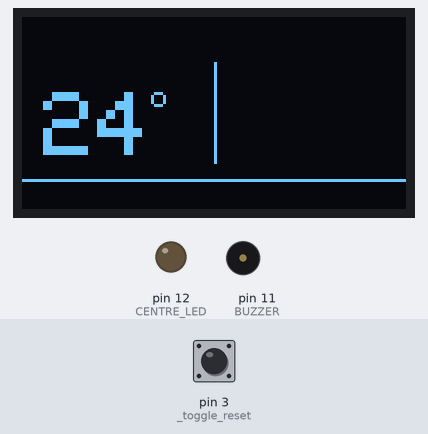
Recording of a program running on a simulated Arduino Nano, built with avr-gcc and run on an emulated ATmega328P. Parts: 128×64 one-colour display, output pins drawn as LEDs (lit = HIGH), buzzer (waves = sounding, pin HIGH). Inputs (shaded band) come from the test bench; at power-on: pin 3 (_toggle_reset) HIGH. The display library's start-up logo is not drawn.

Above: at 1.2 s.
1.3 s: pin 3 (_toggle_reset) pulled LOW for 0.15 s
2.9 s: pin 3 (_toggle_reset) pulled LOW for 3.2 s
Timing chart, 0 to 5.9 s (numbered marks = the images above; inputs shaded):
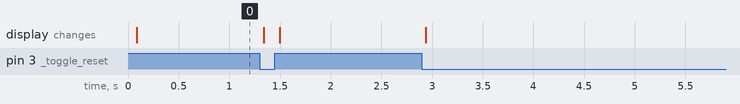

The program:

main.cpp
```cpp
#include <Arduino.h>
#include <Wire.h>
#include <Adafruit_GFX.h>
#include <Adafruit_SH110X.h>

#define _temp_sensitivity 16384.0 // +-2g = 16384 LSB/g
#define _meth_sensitivity 131.0   // 250 degrees/s = 131 LSB/degrees/s
#define dt 0.01                   // 10 ms Sample rate
#define SCREEN_WIDTH 128          // OLED display width, in pixels
#define SCREEN_HEIGHT 64          // OLED display height, in pixels
#define OLED_RESET -1             // Reset pin # (or -1 if sharing Arduino reset pin)
#define SCREEN_ADDRESS 0x3c       // 0x3D for 128x64, 0x3C for 128x32
#define BUZZER 11                 // BUZZER Pin
#define _toggle_reset 3           // Toggle to display angular values
#define CENTRE_LED 12             // LED Pin
Adafruit_SH1106G display = Adafruit_SH1106G(SCREEN_WIDTH, SCREEN_HEIGHT, &Wire, OLED_RESET);
#define BITMAP_BALL_HEIGHT 5
#define BITMAP_BALL_WIDTH 5
static const unsigned char PROGMEM ball_4pix_bmp[] =
    {
        B01110,
        B10001,
        B10001,
        B10001,
        B01110,
};

int16_t AcX, Tmp; // 16-bit ints
float previousTime, currentTime, elapsedTime;
float AcErrorX, AcErrorY, AcErrorZ; // Calibration variables  // AcErrorX = -1, AcErrorY = 0. , AcErrorZ = -1/360

void display_statusBar();
void printever();
void getMeth();
void initialize();

void setup()
{
  Serial.begin(115200);
  pinMode(BUZZER, OUTPUT);              // Set to OUTPUT for Buzzer Pin
  pinMode(_toggle_reset, INPUT_PULLUP); // Toggle to display angular values
  pinMode(CENTRE_LED, OUTPUT);          // Set to OUTPUT for LED Pin

  display.begin(SCREEN_ADDRESS, true); // Address 0x3C default
  display.setContrast(5);              // Display Contrast
  display.cp437(true);                 // Using IBM standard charset CP437
  display.display();                   // Display = True
  display.clearDisplay();              // Clear the buffer.
  // display.setCursor(64, 32);
  // display.print("AUGHH");
  // initialize();
}

void loop()
{
  if (digitalRead(_toggle_reset) == HIGH) // Angles displayed after keypressed
  {
    printever();
  }
  else
  {
    display_statusBar();
  }
  // printAngles();
  // getAngle();
}

void display_statusBar()
{
  // display.drawLine(0, 32, 128, 32, SH110X_WHITE);
  // display.drawLine(64, 0, 64, 64, SH110X_WHITE);
  // if (pitch == 32 && roll == 64)
  // {
  //   display.setTextSize(1);
  //   display.setTextColor(SH110X_WHITE);
  //   display.setCursor(62, 29);                    // Adjusted Centre
  //   display.print("+");                           // Absolute Centre
  //   display.drawCircle(64, 32, 12, SH110X_WHITE); // Centre Reference Circle
  //   digitalWrite(CENTRE_LED, HIGH);               // LED ON
  //   digitalWrite(LED_BUILTIN, HIGH);              // LED ON
  // }
  // else
  // {
  //   display.fillCircle(roll, pitch, 12, SH110X_WHITE); // ((270) -90 <= Roll >= 90, 90 <= Pitch >= -90 (270))
  //   digitalWrite(CENTRE_LED, LOW);                     // LED OFF
  //   digitalWrite(LED_BUILTIN, LOW);                    // LED OFF
  // }
  // display.drawLine(0, 32, 128, 32, SH110X_WHITE);
  // display.drawLine(64, 0, 64, 64, SH110X_WHITE); // x, y, x1, y1
  // display.drawBitmap(roll, pitch, ball_12pix_bmp, BITMAP_BALL_HEIGHT, BITMAP_BALL_WIDTH, SH110X_WHITE);
  display.display();
  display.clearDisplay();
  // display.clearWriteError();
}

void printever()
{
  // getMeth();
  display.drawLine(0, 54, 128, 54, SH110X_WHITE);
  display.drawLine(64, 15, 64, 48, SH110X_WHITE); // Vertical Line
  display.setTextSize(3);
  display.setTextColor(SH110X_WHITE);
  display.setCursor(7, 25);
  display.print("24");
  // display.drawBitmap(43, 23, ball_4pix_bmp, BITMAP_BALL_HEIGHT, BITMAP_BALL_WIDTH, SH110X_WHITE);
  display.setTextSize(1);
  display.setCursor(43, 23);
  display.print("o");
  display.display();
  display.clearDisplay();
  // display.drawLine(0, 0, 128, 64, SH110X_WHITE);
  // display.clearWriteError();
}

// void getMeth()
// {
//   Wire.beginTransmission(MPU);
//   Wire.write(0x3B); // Accelerometer Measurement Register
//   Wire.endTransmission(false);
//   Wire.requestFrom(MPU, 6, true); // 14

//   AcX = Wire.read() << 8 | Wire.read(); // 8 bit shift
//   AcY = Wire.read() << 8 | Wire.read();
//   AcZ = Wire.read() << 8 | Wire.read();

//   xAng = map(AcX, -ACCELEROMETER_SENSITIVITY, ACCELEROMETER_SENSITIVITY, -90, 90);
//   yAng = map(AcY, -ACCELEROMETER_SENSITIVITY, ACCELEROMETER_SENSITIVITY, -90, 90);
//   zAng = map(AcZ, -ACCELEROMETER_SENSITIVITY, ACCELEROMETER_SENSITIVITY, -90, 90);

//   int xAngle = map(AcX, minVal, maxVal, -90, 90);
//   int yAngle = map(AcY, minVal, maxVal, -90, 90);
//   int zAngle = map(AcZ, minVal, maxVal, -90, 90);

//   r = RAD_TO_DEG * (atan2(-yAngle, -zAngle) + PI); // Angular Conversion rad to deg
//   p = RAD_TO_DEG * (atan2(-xAngle, -zAngle) + PI);
//   y = RAD_TO_DEG * (atan2(-yAngle, -xAngle) + PI);

//   Serial.print("Roll= ");
//   Serial.print(r);
//   Serial.print(" | Pitch= ");
//   Serial.print(p);
//   Serial.print(" | Yaw= ");
//   Serial.println(y);
// }

void initialize()
{
  Serial.println("Gathering IMU Data...");
  digitalWrite(BUZZER, HIGH);
  delay(85);
  digitalWrite(BUZZER, LOW);
  tone(BUZZER, 2093);
  delay(200);
  noTone(BUZZER);
  digitalWrite(BUZZER, HIGH);
  delay(100);
  digitalWrite(BUZZER, LOW);
}
```
